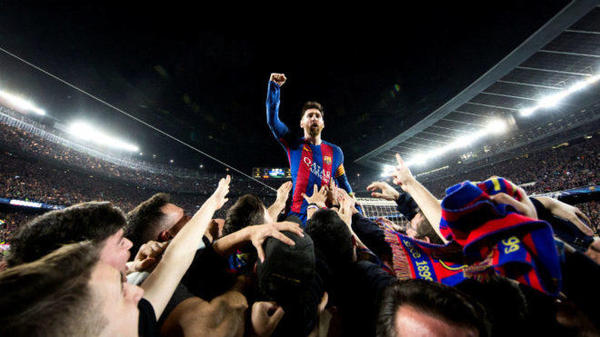
#> input picture Digital-Image/hm4/messi.jpeg, 600 x 337 px
$ python 4.1.py   (Python 2 division)
#> lines starting #> are read from the running program, lines starting #| are printed output that depends on the picture
#!/usr/bin/env python
# -*- coding: utf-8 -*-
__Auther__ = 'M4x'

import cv2
import numpy as np
from pprint import pprint
import pdb

class Image(object):
    def __init__(self, file):
#> called with file = './messi.jpeg'
        self.img = cv2.imread(file, 0)#read as gray image
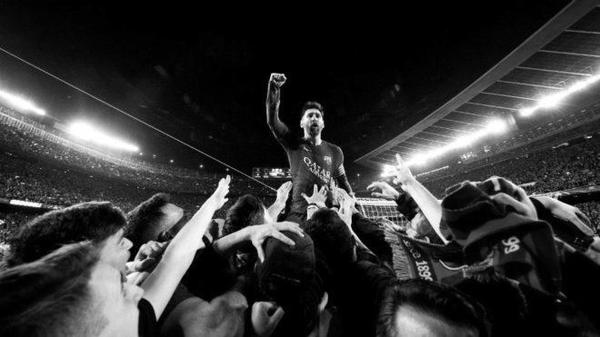
#> self.img: shape (337, 600); min 0, max 255, mean 51.1
        self.H, self.W = self.img.shape
#> self.H = 337; self.W = 600
        self.showImage("Original.jpeg", self.img)

    def showImage(self, name, img):
#> called with name = 'Original.jpeg'
        print "Press s to save this picture or others to exit.\n"
        cv2.imshow(name, img)
        key = (cv2.waitKey(0) & 0xff)
#> (key Esc is pressed here)

        if key == ord('s'):
            cv2.imwrite(name, img)

    def fft(self, img):
        return np.fft.fftshift(np.fft.fft2(img))

    def ifft(self, img):
        return np.fft.ifft2(np.fft.ifftshift(img))

    # [79 lines left out: functions highPass, lowPass, gaussLowPass, gaussHighPass, butterWorth, frequencyFilter, not called in this run]

    def spaceFilter(self):
        mask = np.array([[1, 2, 1], [2, 4, 2], [1, 2, 1]])
        res = np.zeros(self.img.shape, np.uint8)

        for x in xrange(self.H - 2):
            for y in xrange(self.W - 2):
                mat = self.img[x: x + 3, y: y + 3]
                res[x, y] = np.abs(np.sum(mat * mask / 16))
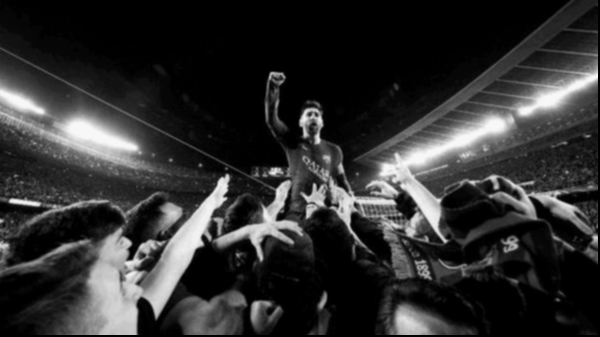
#> res: shape (337, 600); min 0, max 247, mean 47.6

        self.showImage("spaceFilter.jpeg", res)
#> (key Enter is pressed here)

if __name__ == "__main__":
    img = Image("./messi.jpeg")
    # [5 lines of commented-out code are left out]
    img.spaceFilter()
